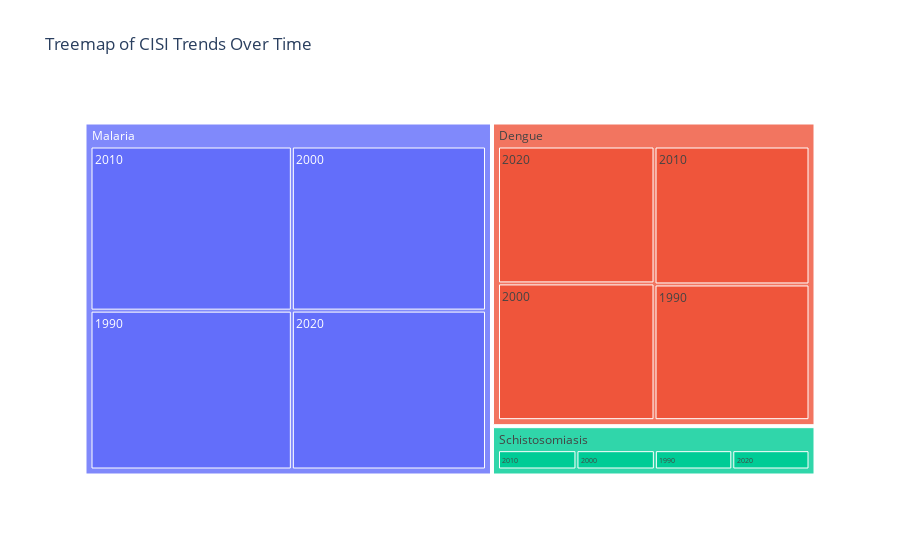

Here is the notebook cell this chart was saved with:
### Code cell
import plotly.express as px

# Prepare the data for the treemap (create a combined DataFrame)
treemap_data = combined_grouped_df.copy()
treemap_data['Decade'] = treemap_data['Decade'].astype(str)

# Create the treemap
fig = px.treemap(treemap_data, path=['Disease', 'Decade'], values='CISI', 
                 title="Treemap of CISI Trends Over Time")

# Show the plot
fig.show()

### Figure 1 — Plotly figure (JSON) as saved in the notebook; plotly's stock layout.template omitted (floating-point values rounded to 4 significant figures)
{"data": [{"branchvalues": "total", "domain": {"x": [0, 1], "y": [0, 1]}, "hovertemplate": "labels=%{label}<br>CISI=%{value}<br>parent=%{parent}<br>id=%{id}<extra></extra>", "ids": ["Malaria/1990", "Malaria/2000", "Malaria/2010", "Malaria/2020", "Schistosomiasis/1990", "Schistosomiasis/2000", "Schistosomiasis/2010", "Schistosomiasis/2020", "Dengue/1990", "Dengue/2000", "Dengue/2010", "Dengue/2020", "Malaria", "Schistosomiasis", "Dengue"], "labels": ["1990", "2000", "2010", "2020", "1990", "2000", "2010", "2020", "1990", "2000", "2010", "2020", "Malaria", "Schistosomiasis", "Dengue"], "name": "", "parents": ["Malaria", "Malaria", "Malaria", "Malaria", "Schistosomiasis", "Schistosomiasis", "Schistosomiasis", "Schistosomiasis", "Dengue", "Dengue", "Dengue", "Dengue", "", "", ""], "type": "treemap", "values": [1.434, 1.428, 1.481, 1.383, 0.1579, 0.1599, 0.16, 0.1575, 0.9646, 0.9819, 0.9807, 0.983, 5.725, 0.6353, 3.91]}], "layout": {"legend": {"tracegroupgap": 0}, "title": {"text": "Treemap of CISI Trends Over Time"}}}
